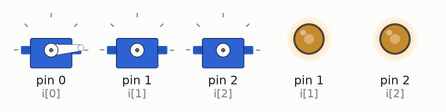
Simulated run of this program. Board: MicroPython board. Shown: 3 × servo, output pins drawn as LEDs (lit = HIGH). Servo angles are drawn from the pulse width (0.5 ms = 0°, 2.5 ms = 180°); pins used as bus, display or sensor lines are not drawn. At 9.0 s the program stops and its outputs stay as they are.

Above: at 0.1 s.
At 1.1 s:
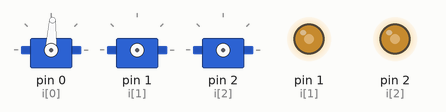
At 2.1 s:
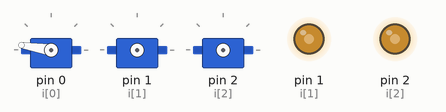
At 4.1 s:
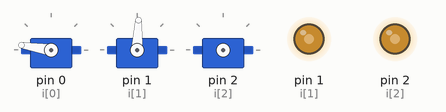
At 6.1 s:
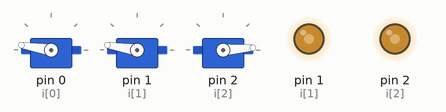
At 8.1 s:
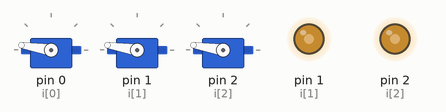
Timing chart, 0 to 9.6 s (numbered marks = the images above):
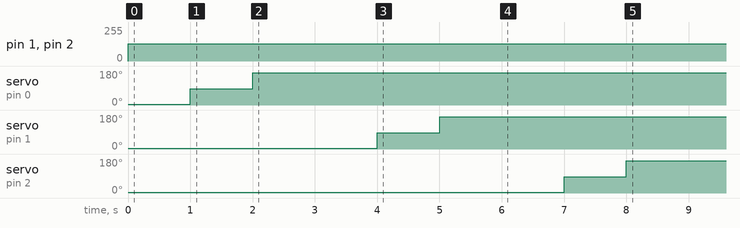

Measured:
- by itself, pin 1 (i[1]), pin 2 (i[2]): 0/255 → 128/255 at 0.00 s
- by itself, servo on pin 0 (i[0]): 4° → 87° at 1.0 s, → 171° 1.0 s later
- by itself, servo on pin 1 (i[1]): 4° → 87° at 4.0 s, → 171° 1.0 s later
- by itself, servo on pin 2 (i[2]): 4° → 87° at 7.0 s, → 171° 1.0 s later

The program:

servo_example.py
```python
from servo import Servo
import time

servos = []
for i in range(3):
    servos.append(Servo(i))

for s in servos:
    s.write(-90)
    time.sleep(1)
    s.write(0)
    time.sleep(1)
    s.write(90)
    time.sleep(1)
```

servo.py
```python
from machine import Pin,PWM

class Servo:
    ''' A simple servo library with defaults going from -90 degrees to 90 degrees
    '''
    def __init__(self,pin,min_us=544.0,max_us=2400.0,min_deg=-90.0,max_deg=90.0,freq=50):
        self.pwm = PWM(Pin(pin))
        self.pwm.freq(freq)
        self.current_us = 0.0
        self.slope = (min_us-max_us)/(min_deg-max_deg)
        self.offset = min_us
        self.max = max_us
        self.min_deg = min_deg
        self.max_deg = max_deg

    def write_us(self,us):
        us = max(self.offset, min(self.max, us))
        self.current_us=us
        self.pwm.duty_ns(int(self.current_us*1000.0))

    def write(self,deg):
        deg = max(self.min_deg, min(deg,self.max_deg))
        self.write_us((deg-self.min_deg)*self.slope+self.offset)

    def read(self):
        return (self.current_us-self.offset)/self.slope + self.min_deg

    def off(self):
        self.pwm.duty_ns(0)
```
